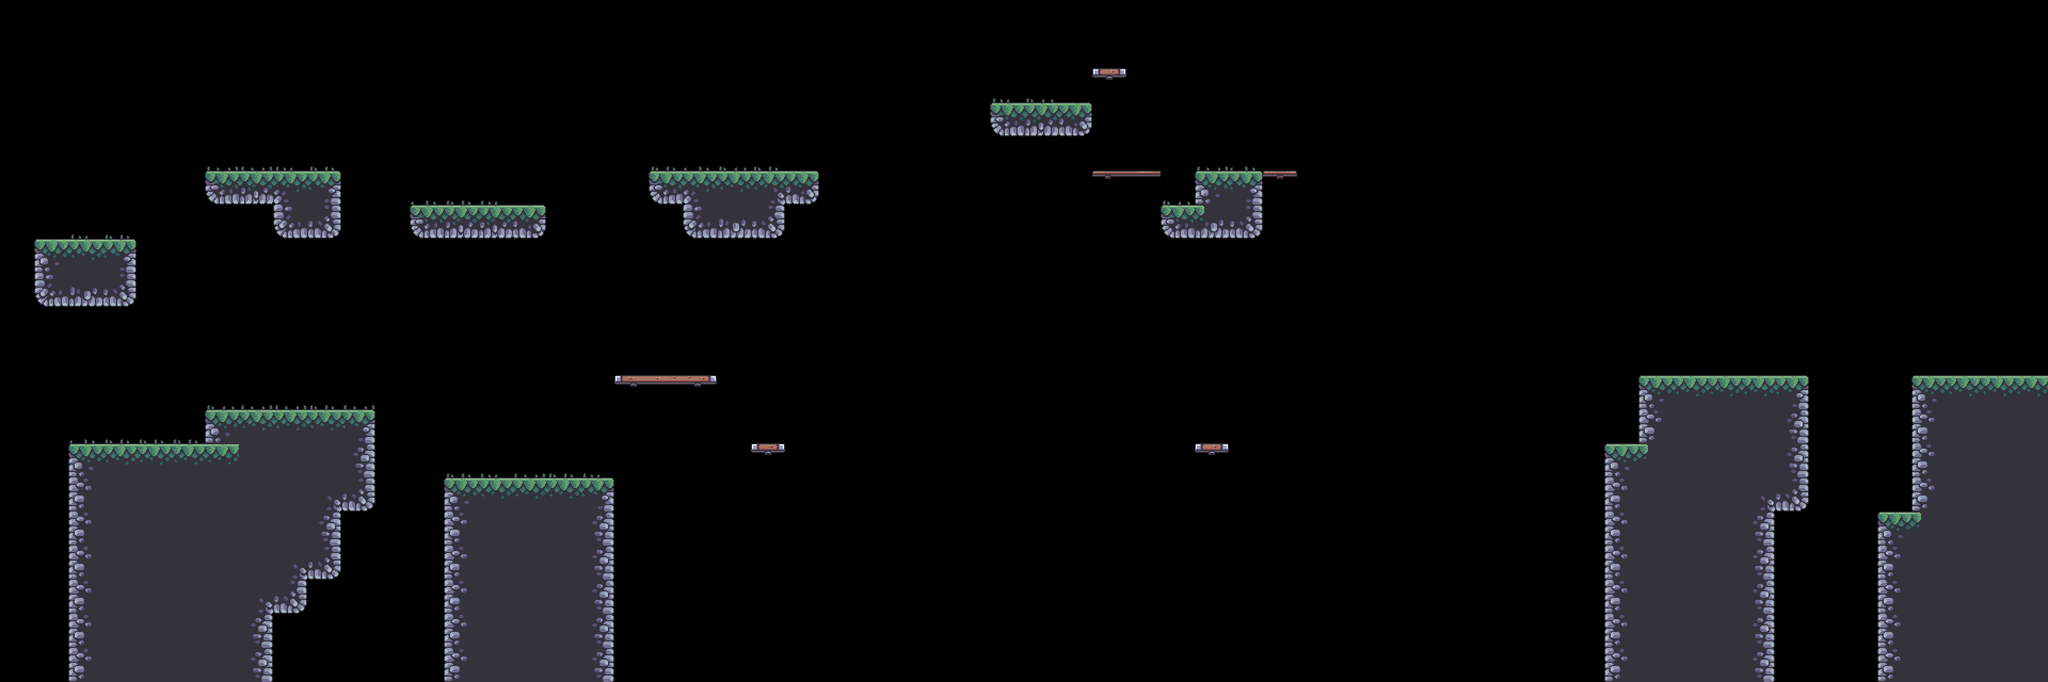

This game map was drawn from its Tiled (.tmx) file and the tilesets committed beside it. A one-line description and the trimmed map source follow:
An orthogonal 60x20 tile map with 64x64 px tiles, 4 tile layers (BG, Terrain, Platforms, FG), 8 tilesets and 33 objects (5x saw, 5x tooth, 3x palm_small, 3x canon, 2x crate, ...).

<map version="1.10" tiledversion="1.10.2" orientation="orthogonal" renderorder="right-down" width="60" height="20" tilewidth="64" tileheight="64" infinite="0" nextlayerid="14" nextobjectid="98">
 <tileset firstgid="1" source="../tilesets/outside.tsx" />
 <tileset firstgid="49" source="../tilesets/items.tsx" />
 <tileset firstgid="54" source="../tilesets/inside.tsx" />
 <tileset firstgid="150" source="../tilesets/extra.tsx" />
 <tileset firstgid="216" source="../tilesets/objects.tsx" />
 <tileset firstgid="244" source="../tilesets/platforms.tsx" />
 <tileset firstgid="252" source="../tilesets/enemies.tsx" />
 <tileset firstgid="252" source="../tilesets/grass.tsx" />
 <layer id="9" name="BG" width="60" height="20">
  <data>[1200 cells, 0 non-empty, 0 distinct tile ids]</data>
 </layer>
 <objectgroup id="12" name="BG details" class="window" />
 <layer id="1" name="Terrain" width="60" height="20">
  <data>[1200 cells, 208 non-empty, 17 distinct tile ids]</data>
 </layer>
 <layer id="5" name="Platforms" width="60" height="20">
  <data>[1200 cells, 9 non-empty, 7 distinct tile ids]</data>
 </layer>
 <layer id="10" name="FG" width="60" height="20">
  <data>[1200 cells, 32 non-empty, 5 distinct tile ids]</data>
 </layer>
 <objectgroup id="4" name="Objects">
  <object id="4" name="flag" gid="219" x="3648" y="704" width="68" height="186" />
  <object id="6" name="crate" gid="218" x="305.833" y="833.917" width="50" height="36" />
  <object id="7" name="crate" gid="218" x="336.833" y="797.917" width="50" height="36" />
  <object id="9" name="barrel" gid="216" x="341.833" y="833.667" width="46" height="50" />
  <object id="11" name="palm_large" gid="220" x="480" y="773.333" width="78" height="136" />
  <object id="12" name="palm_small" gid="222" x="384" y="768" width="80" height="103" />
  <object id="13" name="palm_small" gid="222" x="1088" y="896" width="80" height="103" />
  <object id="14" name="palm_small" gid="222" x="896" y="896" width="80" height="103" />
  <object id="15" name="player" gid="223" x="150.906" y="824.849" width="64" height="64" />
  <object id="27" name="palm_bg" gid="217" x="773.333" y="389.333" width="128" height="128" />
  <object id="43" name="palm_bg_left" gid="228" x="34.6667" y="864" width="104" height="106" />
  <object id="44" name="palm_bg_right" gid="229" x="697.333" y="894.667" width="104" height="106" />
  <object id="65" name="saw" x="1536" y="896" width="64" height="64">
   <properties>
    <property name="speed" type="int" value="0" />
   </properties>
  </object>
  <object id="69" name="floor_spike" gid="226" x="768" y="384" width="64" height="64">
   <properties>
    <property name="inverted" type="bool" value="false" />
   </properties>
  </object>
  <object id="76" name="saw" x="2048" y="896" width="64" height="64">
   <properties>
    <property name="speed" type="int" value="0" />
   </properties>
  </object>
  <object id="77" name="saw" x="2560" y="896" width="64" height="64">
   <properties>
    <property name="speed" type="int" value="0" />
   </properties>
  </object>
 </objectgroup>
 <objectgroup id="13" name="Moving Objects">
  <object id="66" name="boat" x="1280" y="960" width="1638.67" height="38">
   <properties>
    <property name="flip" type="bool" value="true" />
    <property name="platform" type="bool" value="true" />
    <property name="speed" type="int" value="200" />
   </properties>
  </object>
  <object id="67" name="saw" x="1664" y="832" width="300" height="10">
   <properties>
    <property name="flip" type="bool" value="false" />
    <property name="platform" type="bool" value="false" />
    <property name="speed" type="int" value="60" />
   </properties>
  </object>
  <object id="68" name="saw" x="2368" y="768" width="10" height="320">
   <properties>
    <property name="flip" type="bool" value="false" />
    <property name="platform" type="bool" value="false" />
    <property name="speed" type="int" value="100" />
   </properties>
  </object>
  <object id="73" name="spike" gid="227" x="512" y="192" width="54" height="54">
   <properties>
    <property name="end_angle" type="int" value="-1" />
    <property name="platform" type="bool" value="false" />
    <property name="radius" type="int" value="100" />
    <property name="speed" type="int" value="50" />
    <property name="start_angle" type="int" value="0" />
   </properties>
  </object>
  <object id="74" name="helicopter" x="1152" y="128" width="10" height="320">
   <properties>
    <property name="flip" type="bool" value="false" />
    <property name="platform" type="bool" value="true" />
    <property name="speed" type="int" value="100" />
   </properties>
  </object>
  <object id="75" name="helicopter" x="1364" y="24" width="300" height="10">
   <properties>
    <property name="flip" type="bool" value="false" />
    <property name="platform" type="bool" value="true" />
    <property name="speed" type="int" value="60" />
   </properties>
  </object>
 </objectgroup>
 <objectgroup id="7" name="Items">
  <object id="25" name="silver" gid="52" x="448" y="704" width="64" height="64" />
 </objectgroup>
 <objectgroup id="6" name="Enemies">
  <object id="36" name="canon" gid="224" x="64.6667" y="450" width="80" height="52">
   <properties>
    <property name="reverse" type="bool" value="false" />
   </properties>
  </object>
  <object id="86" name="tooth" gid="225" x="516" y="320" width="64" height="64" />
  <object id="88" name="canon" gid="224" x="2169.75" y="386.5" width="80" height="52">
   <properties>
    <property name="reverse" type="bool" value="true" />
   </properties>
  </object>
  <object id="92" name="tooth" gid="225" x="440" y="768" width="64" height="64" />
  <object id="93" name="tooth" gid="225" x="1347.33" y="320" width="64" height="64" />
  <object id="94" name="tooth" gid="225" x="3071.42" y="705" width="64" height="64" />
  <object id="96" name="tooth" gid="225" x="969.813" y="896" width="64" height="64" />
  <object id="97" name="canon" gid="224" x="3753.94" y="698.242" width="80" height="52">
   <properties>
    <property name="reverse" type="bool" value="true" />
   </properties>
  </object>
 </objectgroup>
 <objectgroup id="2" name="Water">
  <object id="2" name="water" x="0" y="960" width="3840" height="320" />
 </objectgroup>
 <objectgroup id="8" name="Data">
  <object id="28" name="Data" x="0" y="0" width="64" height="64">
   <properties>
    <property name="bg" value="" />
    <property name="bottom_limit" type="int" value="400" />
    <property name="death_border_bottom" type="int" value="0" />
    <property name="horizon_line" type="int" value="900" />
    <property name="level_unlock" type="int" value="6" />
    <property name="top_limit" type="int" value="200" />
   </properties>
  </object>
 </objectgroup>
</map>
